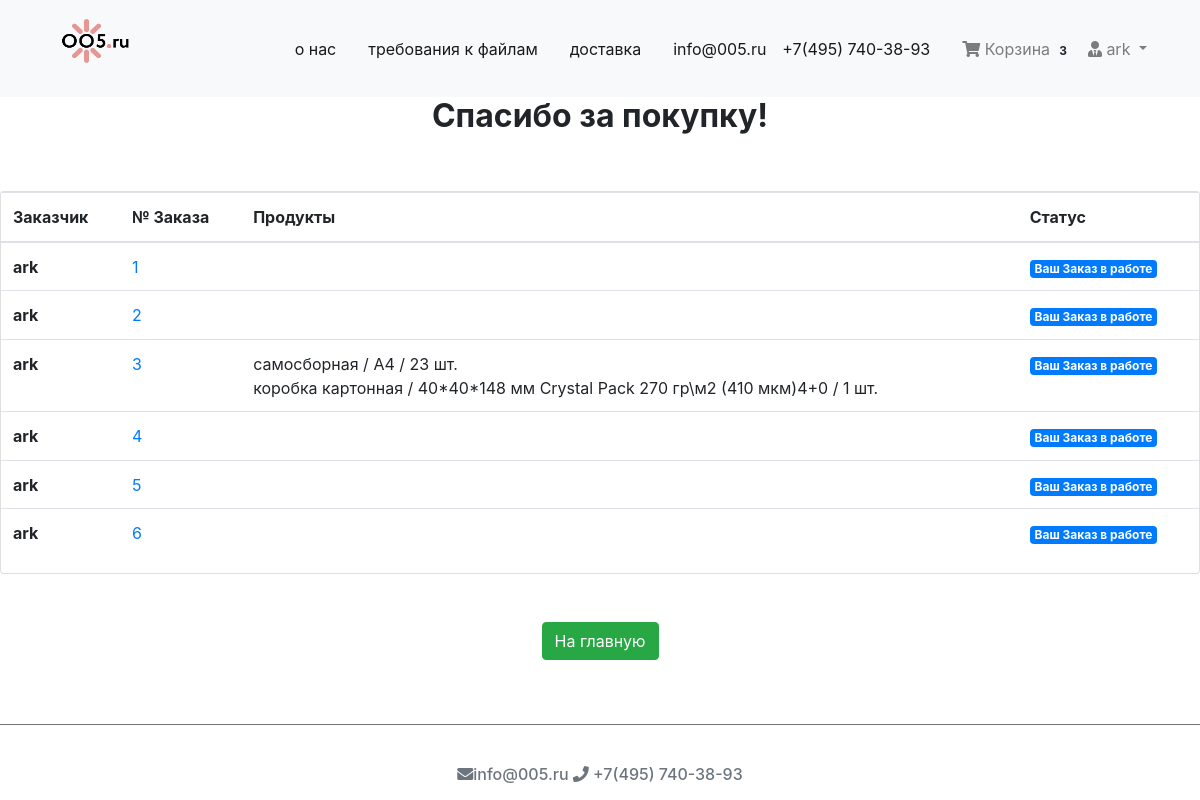
/my-orders/ (signed in), run on an earlier commit of the app's database.
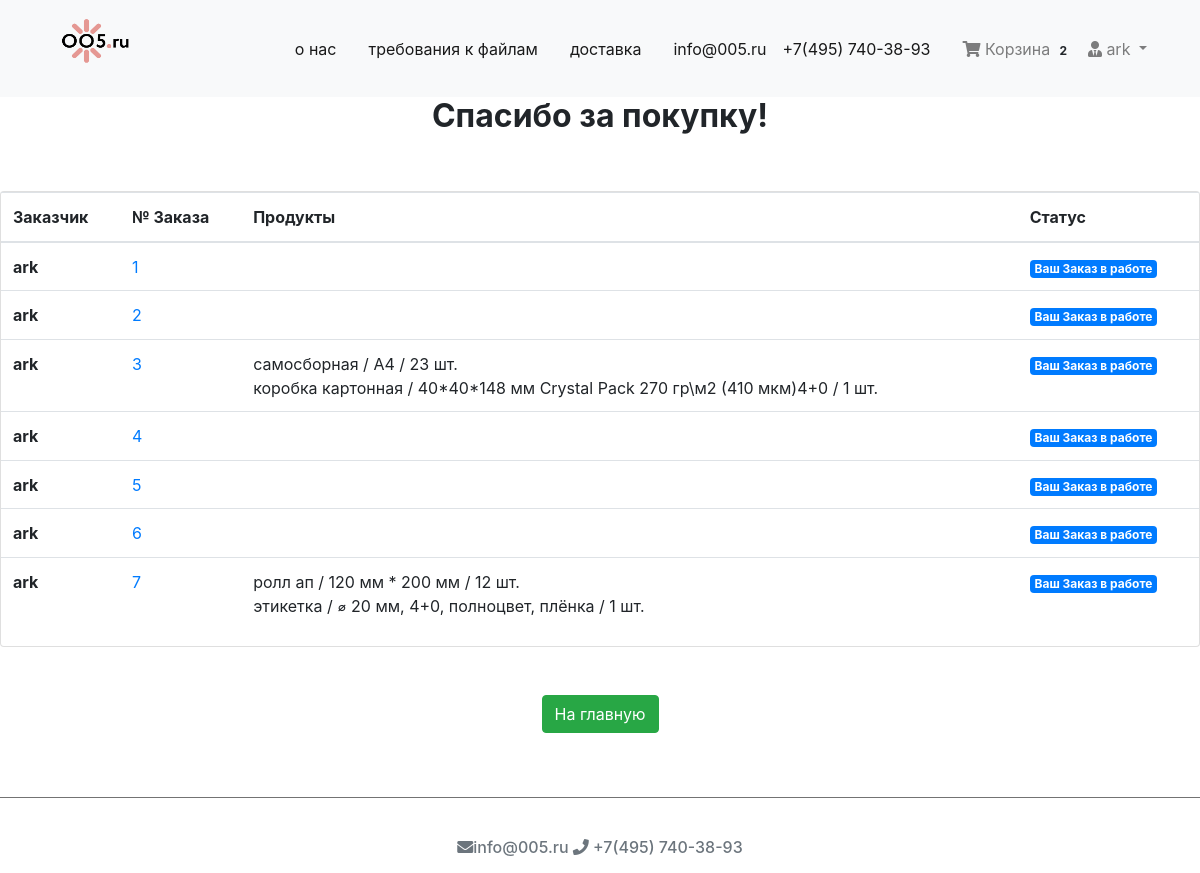
And on a later commit of the database.
### cart/models.py (models this page shows, shortened)
class Order(models.Model):
    orderitems  = models.ManyToManyField(Cart)
    user = models.ForeignKey(User, on_delete=models.CASCADE)
    ordered = models.BooleanField(default=False)
    created = models.DateTimeField(auto_now_add=True)
    paymentId = models.CharField(max_length=200, blank=True , null=True)
    orderId = models.CharField(max_length=200, blank=True, null=True)

class Cart(models.Model):
    user = models.ForeignKey(User, on_delete=models.CASCADE)
    item = models.ForeignKey(Product, on_delete=models.CASCADE)
    quantity = models.IntegerField(default=1)
    purchased = models.BooleanField(default=False)
    created = models.DateTimeField(auto_now_add=True)
    def __str__(self):
        return f'{self.item.name} / {self.item.box_size} / {self.item.tirazh} шт.'

### products/models.py (models this page shows, shortened)
class  Product(PolymorphicModel):
    mainimage = models.ImageField(upload_to='products/', blank=True, null=True)
    name = models.CharField(max_length=300, default = None, null=True)
    slug = models.SlugField(default = None, null=True)
    subcategory = models.ForeignKey(SubCategory, on_delete=models.CASCADE, default = None, null=True)
    category = models.ForeignKey(Category, on_delete=models.CASCADE, default = None, null=True)
    preview_text = models.TextField(max_length=50, verbose_name='Preview Text', blank=True, null=True)
    detail_text = models.TextField(max_length=1000, verbose_name='Detail Text', blank=True, null=True)
    lim1 = models.FloatField(default = None, null=True)
    lim2 = models.FloatField(default = None, null=True)
    tirazh = models.IntegerField(null=False)
    t = models.IntegerField(null=True)
    p = models.FloatField(default = None, null=True)
    box_size = models.CharField(max_length=50)

### checkout/views.py (the view)
# urls.py: path('my-orders/', oderView, name="oderView"),
def oderView(request):
    print(dict(request.POST), ' gg')
    try:
        orders = Order.objects.filter(user=request.user, ordered=True)
        context = {
            "orders": orders
        }
    except:
        messages.warning(request, "У вас сейчас нет активного заказа")
        return redirect('/')
    return render(request, 'checkout/order.html', context)

### cart/templatetags/cart_tag.py (called while the page is built)
@register.filter
def cart_total(user):
    order = Order.objects.filter(user=user, ordered=False)
    if order.exists():
    	return order[0].orderitems.count()
    else:
    	return 0

### checkout/templates/checkout/order.html (shortened to what this page needs)
{% extends 'products/base.html' %}
{% load crispy_forms_tags %}
{% block content %}
<h2 class="text-center"><strong>Спасибо за покупку!</strong></h2>
<div class="row">
	<div class="col-md-12">
		<div class="card mt-5" style="height: auto">
			<div class="table-responsive">
			<table class="table">
			  <thead>
			    <tr>
			      <th scope="col">Заказчик</th>
				  <th scope="col">№ Заказа</th>
				  <th scope="col">Продукты</th>
			      <th scope="col">Статус</th>
			    </tr>
			  </thead>
			  <tbody>
			    {% for order in orders %}
			    <tr>
					<tr>
				  <th scope="row">{{  user }} </th>
				 <td><a href="#">{{ forloop.counter }}</a></td>
			      <td>
			      	{% for item in order.orderitems.all %}
			      		{{ item }}
			      		<br>
			      	{% endfor %}
				  </td>
			      <td><span class="badge badge-primary">Ваш Заказ в работе</span></td>
			  	</tr>
			      {% endfor %}
			  </tbody>
			</table>
			</div>
		</div>
	</div>
	<div class="col-md-12 my-5 text-center">
		<a href="/" class="btn btn-success">На главную</a>
	</div>
</div>
{% endblock %}

### products/templates/products/base.html (shortened to what this page needs)
{% load static %}
{% load thumbnail %}
{% block style %}
<!DOCTYPE html>
<html lang="en">
<head>
  <link rel="stylesheet" href="https://stackpath.bootstrapcdn.com/bootstrap/4.3.1/css/bootstrap.min.css">
  <link href="https://cdnjs.cloudflare.com/ajax/libs/font-awesome/5.10.2/css/all.css" rel="stylesheet">
  <link rel="stylesheet" href="{% static 'css/main.css' %}">
</head>
<body>
  {% include 'products/navbar.html' %}
  {% block content %}
  {% endblock %}
</body>
</body>
</html>
<hr  width="100%" size="17" color="	#808080" />
<h6 class="text-center"><span class="text-muted"> <i class="fa fa-envelope" aria-hidden="true"></i>info@005.ru                                                   <i class="fa fa-phone"></i> +7(495) 740-38-93</p></h6></span>
{% endblock %}

### products/templates/products/navbar.html (shortened to what this page needs)
{% load cart_tag %}
<nav class="navbar navbar-expand-lg navbar-light bg-light">
  <div class="container">
  <a href="/">
    <figure class="stock">
      <img src="/media/products/logo_rose.png" width="97" height="65">
    </figure>
  </a>
  <div class="collapse navbar-collapse" id="navbarNav">
    <ul class="navbar-nav ml-auto">
      <li {% if request.path == 'contact' %}class="nav-item active"{% else %}class="nav-item"{% endif %}>
        <a class="nav-link active" href="/about.html/">о нас <span class="sr-only">(current)</span></a>
      </li>
      <li class="nav-item">
        <a class="nav-link" href="/"></a>
      </li>
      <li class="nav-item">
        <a class="nav-link active" href="/requirements.html/">требования к файлам</a>
      </li>
      <li class="nav-item">
        <a class="nav-link" href="/"></a>
      </li>
      <li class="nav-item">
        <a class="nav-link active" href="/delivery.html/">доставка</a>
      </li>
      <li class="nav-item">
        <a class="nav-link" href="/"></a>
      </li>
      <a class="nav-link active" href="/">info@005.ru</a>
      <a class="nav-link active" href="/">+7(495) 740-38-93</a>
    <li class="nav-item">
      <a class="nav-link" href="/"></a>
    </li>
      {% if request.user.is_authenticated %}
      <li class="nav-item">
        <a class="nav-link" href="{% url 'mainapp:cart-home' %}">
          <i class="fa fa-shopping-cart"></i>  Корзина
          <span class="badge badge-light">{{ request.user| cart_total }}</span>
        </a>
      </li>
      <li class="nav-item dropdown">
        <a class="nav-link dropdown-toggle" href="#" id="navbarDropdown" role="button" data-toggle="dropdown" aria-haspopup="true" aria-expanded="false">
          <i class="fas fa-user-tie"></i> {{ request.user.username }}
        </a>
      </li>
      {% else %}
       <li class="nav-item">
        <a  class="btn btn-success" href="/accounts/login/">Логин / Регистрация</a>
      </li>
      {% endif %}
    </ul>
  </div>
  </div>
</nav>

### products/templates/products/base.html (style rules this page uses)
.card { height: 300px; }

What changed in the data, as far as the page shows it:
now on this page (row edited): Order: {{ user }} "ark"
now on this page (row edited): Cart: item.tirazh "ролл ап / 120 мм * 200 мм / 12 шт.", shown under "ark"
added Cart: item.tirazh "этикетка / ⌀ 20 мм, 4+0, полноцвет, плёнка / 1 шт.", shown under "ark"
Also different on the page:
{{ request.user| cart_total }}: "3" → "2"
